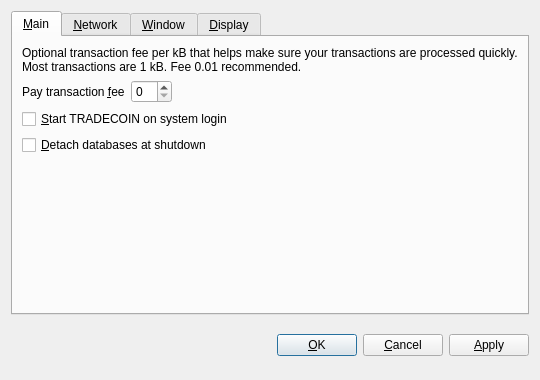
<?xml version="1.0" encoding="UTF-8"?>
<ui version="4.0">
 <class>OptionsDialog</class>
 <widget class="QDialog" name="OptionsDialog">
  <property name="geometry">
   <rect>
    <x>0</x>
    <y>0</y>
    <width>540</width>
    <height>380</height>
   </rect>
  </property>
  <property name="windowTitle">
   <string>Options</string>
  </property>
  <property name="modal">
   <bool>true</bool>
  </property>
  <layout class="QVBoxLayout" name="verticalLayout">
   <item>
    <widget class="QTabWidget" name="tabWidget">
     <property name="tabPosition">
      <enum>QTabWidget::North</enum>
     </property>
     <property name="currentIndex">
      <number>0</number>
     </property>
     <widget class="QWidget" name="tabMain">
      <attribute name="title">
       <string>&amp;Main</string>
      </attribute>
      <layout class="QVBoxLayout" name="verticalLayout_Main">
       <item>
        <widget class="QLabel" name="transactionFeeInfoLabel">
         <property name="text">
          <string>Optional transaction fee per kB that helps make sure your transactions are processed quickly. Most transactions are 1 kB. Fee 0.01 recommended.</string>
         </property>
         <property name="textFormat">
          <enum>Qt::PlainText</enum>
         </property>
         <property name="wordWrap">
          <bool>true</bool>
         </property>
        </widget>
       </item>
       <item>
        <layout class="QHBoxLayout" name="horizontalLayout_Main">
         <item>
          <widget class="QLabel" name="transactionFeeLabel">
           <property name="text">
            <string>Pay transaction &amp;fee</string>
           </property>
           <property name="textFormat">
            <enum>Qt::PlainText</enum>
           </property>
           <property name="buddy">
            <cstring>transactionFee</cstring>
           </property>
          </widget>
         </item>
         <item>
          <widget class="BitcoinAmountField" name="transactionFee"/>
         </item>
         <item>
          <spacer name="horizontalSpacer_Main">
           <property name="orientation">
            <enum>Qt::Horizontal</enum>
           </property>
           <property name="sizeHint" stdset="0">
            <size>
             <width>40</width>
             <height>20</height>
            </size>
           </property>
          </spacer>
         </item>
        </layout>
       </item>
       <item>
        <widget class="QCheckBox" name="bitcoinAtStartup">
         <property name="toolTip">
          <string>Automatically start AtraderCoin after logging in to the system.</string>
         </property>
         <property name="text">
          <string>&amp;Start TRADECOIN on system login</string>
         </property>
        </widget>
       </item>
       <item>
        <widget class="QCheckBox" name="detachDatabases">
         <property name="toolTip">
          <string>Detach block and address databases at shutdown. This means they can be moved to another data directory, but it slows down shutdown. The wallet is always detached.</string>
         </property>
         <property name="text">
          <string>&amp;Detach databases at shutdown</string>
         </property>
        </widget>
       </item>
       <item>
        <spacer name="verticalSpacer_Main">
         <property name="orientation">
          <enum>Qt::Vertical</enum>
         </property>
         <property name="sizeHint" stdset="0">
          <size>
           <width>20</width>
           <height>40</height>
          </size>
         </property>
        </spacer>
       </item>
      </layout>
     </widget>
     <widget class="QWidget" name="tabNetwork">
      <attribute name="title">
       <string>&amp;Network</string>
      </attribute>
      <layout class="QVBoxLayout" name="verticalLayout_Network">
       <item>
        <widget class="QCheckBox" name="mapPortUpnp">
         <property name="toolTip">
          <string>Automatically open the AtraderCoin client port on the router. This only works when your router supports UPnP and it is enabled.</string>
         </property>
         <property name="text">
          <string>Map port using &amp;UPnP</string>
         </property>
        </widget>
       </item>
       <item>
        <widget class="QCheckBox" name="connectSocks">
         <property name="toolTip">
          <string>Connect to the AtraderCoin network through a SOCKS proxy (e.g. when connecting through Tor).</string>
         </property>
         <property name="text">
          <string>&amp;Connect through SOCKS proxy:</string>
         </property>
        </widget>
       </item>
       <item>
        <layout class="QHBoxLayout" name="horizontalLayout_Network">
         <item>
          <widget class="QLabel" name="proxyIpLabel">
           <property name="text">
            <string>Proxy &amp;IP:</string>
           </property>
           <property name="textFormat">
            <enum>Qt::PlainText</enum>
           </property>
           <property name="buddy">
            <cstring>proxyIp</cstring>
           </property>
          </widget>
         </item>
         <item>
          <widget class="QValidatedLineEdit" name="proxyIp">
           <property name="maximumSize">
            <size>
             <width>140</width>
             <height>16777215</height>
            </size>
           </property>
           <property name="toolTip">
            <string>IP address of the proxy (e.g. 127.0.0.1)</string>
           </property>
          </widget>
         </item>
         <item>
          <widget class="QLabel" name="proxyPortLabel">
           <property name="text">
            <string>&amp;Port:</string>
           </property>
           <property name="textFormat">
            <enum>Qt::PlainText</enum>
           </property>
           <property name="buddy">
            <cstring>proxyPort</cstring>
           </property>
          </widget>
         </item>
         <item>
          <widget class="QLineEdit" name="proxyPort">
           <property name="maximumSize">
            <size>
             <width>55</width>
             <height>16777215</height>
            </size>
           </property>
           <property name="toolTip">
            <string>Port of the proxy (e.g. 9050)</string>
           </property>
          </widget>
         </item>
         <item>
          <widget class="QLabel" name="socksVersionLabel">
           <property name="text">
            <string>SOCKS &amp;Version:</string>
           </property>
           <property name="textFormat">
            <enum>Qt::PlainText</enum>
           </property>
           <property name="buddy">
            <cstring>socksVersion</cstring>
           </property>
          </widget>
         </item>
         <item>
          <widget class="QValueComboBox" name="socksVersion">
           <property name="toolTip">
            <string>SOCKS version of the proxy (e.g. 5)</string>
           </property>
          </widget>
         </item>
         <item>
          <spacer name="horizontalSpacer_Network">
           <property name="orientation">
            <enum>Qt::Horizontal</enum>
           </property>
           <property name="sizeHint" stdset="0">
            <size>
             <width>40</width>
             <height>20</height>
            </size>
           </property>
          </spacer>
         </item>
        </layout>
       </item>
       <item>
        <spacer name="verticalSpacer_Network">
         <property name="orientation">
          <enum>Qt::Vertical</enum>
         </property>
         <property name="sizeHint" stdset="0">
          <size>
           <width>20</width>
           <height>40</height>
          </size>
         </property>
        </spacer>
       </item>
      </layout>
     </widget>
     <widget class="QWidget" name="tabWindow">
      <attribute name="title">
       <string>&amp;Window</string>
      </attribute>
      <layout class="QVBoxLayout" name="verticalLayout_Window">
       <item>
        <widget class="QCheckBox" name="minimizeToTray">
         <property name="toolTip">
          <string>Show only a tray icon after minimizing the window.</string>
         </property>
         <property name="text">
          <string>&amp;Minimize to the tray instead of the taskbar</string>
         </property>
        </widget>
       </item>
       <item>
        <widget class="QCheckBox" name="minimizeOnClose">
         <property name="toolTip">
          <string>Minimize instead of exit the application when the window is closed. When this option is enabled, the application will be closed only after selecting Quit in the menu.</string>
         </property>
         <property name="text">
          <string>M&amp;inimize on close</string>
         </property>
        </widget>
       </item>
       <item>
        <spacer name="verticalSpacer_Window">
         <property name="orientation">
          <enum>Qt::Vertical</enum>
         </property>
         <property name="sizeHint" stdset="0">
          <size>
           <width>20</width>
           <height>40</height>
          </size>
         </property>
        </spacer>
       </item>
      </layout>
     </widget>
     <widget class="QWidget" name="tabDisplay">
      <attribute name="title">
       <string>&amp;Display</string>
      </attribute>
      <layout class="QVBoxLayout" name="verticalLayout_Display">
       <item>
        <layout class="QHBoxLayout" name="horizontalLayout_1_Display">
         <item>
          <widget class="QLabel" name="langLabel">
           <property name="text">
            <string>User Interface &amp;language:</string>
           </property>
           <property name="textFormat">
            <enum>Qt::PlainText</enum>
           </property>
           <property name="buddy">
            <cstring>lang</cstring>
           </property>
          </widget>
         </item>
         <item>
          <widget class="QValueComboBox" name="lang">
           <property name="toolTip">
            <string>The user interface language can be set here. This setting will take effect after restarting AtraderCoin.</string>
           </property>
          </widget>
         </item>
        </layout>
       </item>
       <item>
        <layout class="QHBoxLayout" name="horizontalLayout_2_Display">
         <item>
          <widget class="QLabel" name="unitLabel">
           <property name="text">
            <string>&amp;Unit to show amounts in:</string>
           </property>
           <property name="textFormat">
            <enum>Qt::PlainText</enum>
           </property>
           <property name="buddy">
            <cstring>unit</cstring>
           </property>
          </widget>
         </item>
         <item>
          <widget class="QValueComboBox" name="unit">
           <property name="toolTip">
            <string>Choose the default subdivision unit to show in the interface and when sending coins.</string>
           </property>
          </widget>
         </item>
        </layout>
       </item>
       <item>
        <widget class="QCheckBox" name="displayAddresses">
         <property name="toolTip">
          <string>Whether to show AtraderCoin addresses in the transaction list or not.</string>
         </property>
         <property name="text">
          <string>&amp;Display addresses in transaction list</string>
         </property>
        </widget>
       </item>
       <item>
        <spacer name="verticalSpacer_Display">
         <property name="orientation">
          <enum>Qt::Vertical</enum>
         </property>
         <property name="sizeHint" stdset="0">
          <size>
           <width>20</width>
           <height>40</height>
          </size>
         </property>
        </spacer>
       </item>
      </layout>
     </widget>
    </widget>
   </item>
   <item>
    <layout class="QHBoxLayout" name="horizontalLayout_Buttons">
     <item>
      <spacer name="horizontalSpacer_1">
       <property name="orientation">
        <enum>Qt::Horizontal</enum>
       </property>
       <property name="sizeHint" stdset="0">
        <size>
         <width>40</width>
         <height>48</height>
        </size>
       </property>
      </spacer>
     </item>
     <item>
      <widget class="QLabel" name="statusLabel">
       <property name="font">
        <font>
         <weight>75</weight>
         <bold>true</bold>
        </font>
       </property>
       <property name="text">
        <string/>
       </property>
       <property name="textFormat">
        <enum>Qt::PlainText</enum>
       </property>
       <property name="wordWrap">
        <bool>true</bool>
       </property>
      </widget>
     </item>
     <item>
      <spacer name="horizontalSpacer_2">
       <property name="orientation">
        <enum>Qt::Horizontal</enum>
       </property>
       <property name="sizeHint" stdset="0">
        <size>
         <width>40</width>
         <height>48</height>
        </size>
       </property>
      </spacer>
     </item>
     <item>
      <widget class="QPushButton" name="okButton">
       <property name="text">
        <string>&amp;OK</string>
       </property>
      </widget>
     </item>
     <item>
      <widget class="QPushButton" name="cancelButton">
       <property name="text">
        <string>&amp;Cancel</string>
       </property>
       <property name="autoDefault">
        <bool>false</bool>
       </property>
      </widget>
     </item>
     <item>
      <widget class="QPushButton" name="applyButton">
       <property name="text">
        <string>&amp;Apply</string>
       </property>
       <property name="autoDefault">
        <bool>false</bool>
       </property>
       <property name="default">
        <bool>false</bool>
       </property>
       <property name="flat">
        <bool>false</bool>
       </property>
      </widget>
     </item>
    </layout>
   </item>
  </layout>
 </widget>
 <customwidgets>
  <customwidget>
   <class>BitcoinAmountField</class>
   <extends>QSpinBox</extends>
   <header>bitcoinamountfield.h</header>
  </customwidget>
  <customwidget>
   <class>QValueComboBox</class>
   <extends>QComboBox</extends>
   <header>qvaluecombobox.h</header>
  </customwidget>
  <customwidget>
   <class>QValidatedLineEdit</class>
   <extends>QLineEdit</extends>
   <header>qvalidatedlineedit.h</header>
  </customwidget>
 </customwidgets>
 <resources/>
 <connections/>
</ui>
